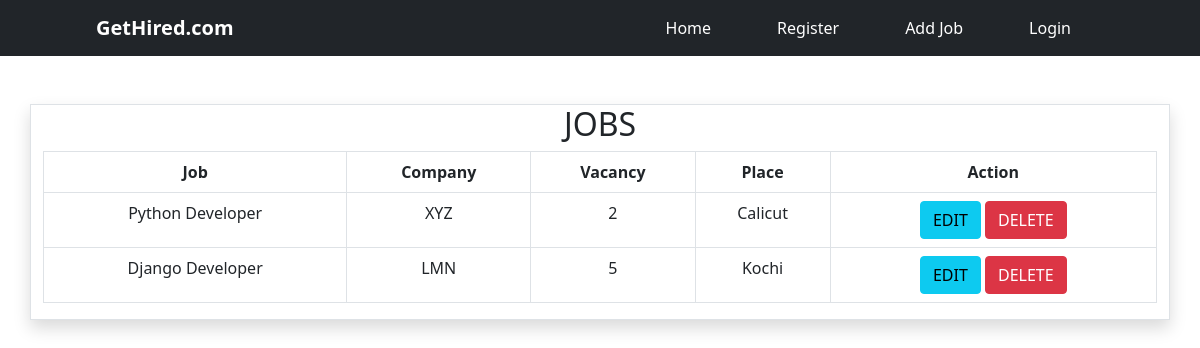
The app's page /List, older data.
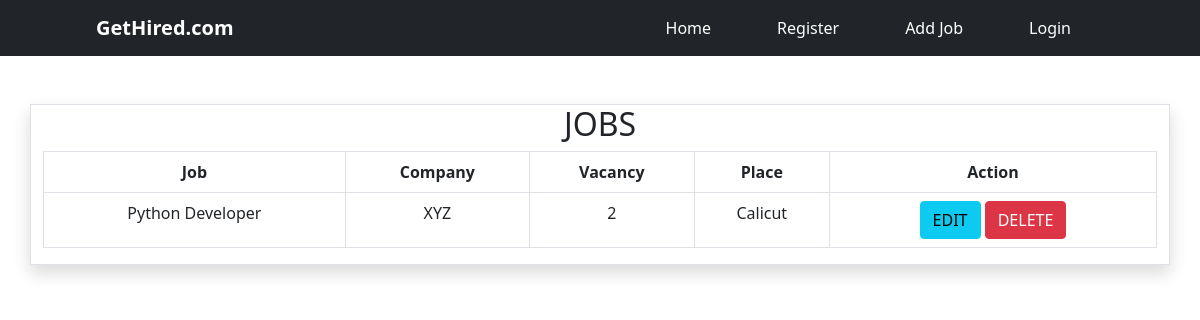
The same page, newer data.
### JobPortalApp/models.py (models this page shows, shortened)
class Job(models.Model):
    job_name = models.CharField(max_length=100)
    company_name = models.CharField(max_length=100)
    vacancy = models.IntegerField()
    place = models.CharField(max_length=100)

### JobPortalApp/views.py (the view)
# urls.py: path('List',views.ListJob.as_view(),name='List'),
class ListJob(ListView):
    model = Job
    template_name = 'job_list.html'
    context_object_name = "datakey"

### JobPortalApp/templates/job_list.html (shortened to what this page needs)
{% load static %}
<!DOCTYPE html>
<html lang="en">
<head>
    <link href="https://cdn.jsdelivr.net/npm/bootstrap@5.0.2/dist/css/bootstrap.min.css" rel="stylesheet"
>
    <link rel="stylesheet" href="{% static 'css/home.css' %}">
</head>
<body>
    <header>
        <nav>
          <nav class="navbar navbar-expand-lg navbar-dark bg-dark">
            <div class="container-fluid">
              <a class="navbar-brand" href="" style="color: white; font-weight: bold;">GetHired.com</a>
              <div class="collapse navbar-collapse" id="navbarNav">
                <ul class="navbar-nav">
                  <li class="nav-item">
                    <a class="nav-link" href="{% url 'Home' %}" style="color: white">Home</a>
                  </li>
                  <li class="nav-item">
                    <a class="nav-link" href="{% url 'Register' %}" style="color: white">Register</a>
                  </li>
                  <li class="nav-item">
                    <a class="nav-link" href="{% url 'Create' %}" style="color: white">Add Job</a>
                  </li>
                  <li class="nav-item">
                    <a class="nav-link" href="{% url 'Login' %}" style="color: white">Login</a>
                  </li>
                </ul>
              </div>
            </div>
          </nav>
        </nav>
      </header>
    <div class="container border shadow mt-5">
    <h2 class="text-center">JOBS</h2>
    <table class="table table-bordered">
        <tr class="text-center">
            <th>Job</th>
            <th>Company</th>
            <th>Vacancy</th>
            <th>Place</th>
            <th>Action</th>
        </tr>
        {% for i in datakey %}
        <tr class="text-center">
            <td>{{i.job_name}}</td>
            <td>{{i.company_name}}</td>
            <td>{{i.vacancy}}</td>
            <td>{{i.place}}</td>
            <td>
                <a href="{% url 'Edit' i.id %}" class="btn btn-info">EDIT</a>
                <a href="{% url 'Delete' i.id %}" class="btn btn-danger">DELETE</a>
            </td>
        </tr>
        {% endfor %}
    </table>
  </div>
</body>
</html>

### JobPortalApp/static/css/home.css (style rules this page uses)
body { background-image: url(/static/images/background1.jpg); background-repeat: no-repeat; width: 100%; height: 100%; background-size: cover; }
.navbar { padding-left: 7%; padding-right: 7%; }
#navbarNav { justify-content: right; }
nav ul li { padding-left: 25px; padding-right: 25px; }

Row changes from the older to the newer data that the page shows:
removed Job: job_name "Django Developer", company_name "LMN", vacancy "5", place "Kochi"
